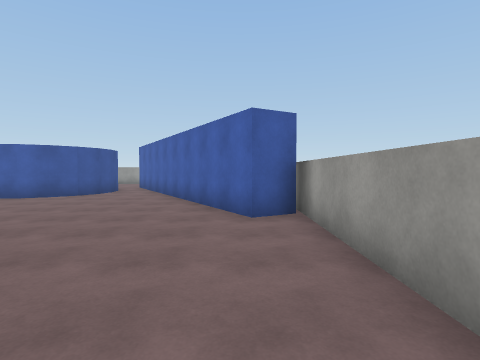
[1] (above)

20 first-person views from a walk through a scene from a Unity 3-D project. The camera is 1.5 m above the floor, tilts 2° down and sees 80° across. The floor is counted in squares, 1.8 m on a side. Each view is taken from the middle of a square. On the plan, view 1 faces up. The plan holds only what a view shows up to about 10 squares ahead; the rest is blank. The player character is not drawn. Some animated figures are left out. Surface patterns are stand-ins for the level's own textures.

[2]
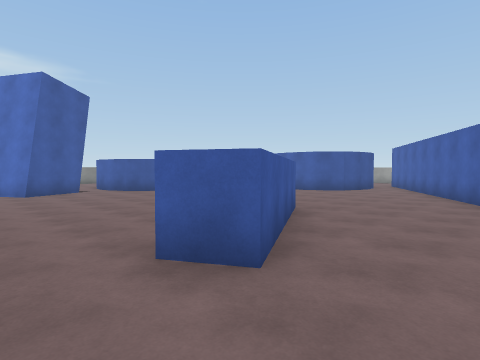

[3]
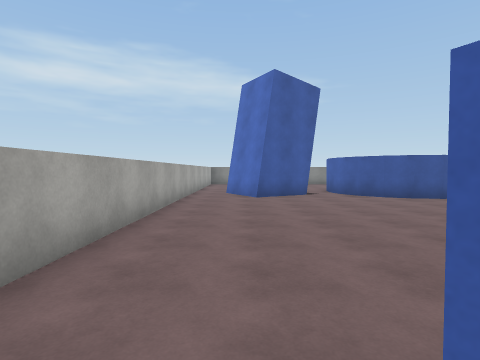

[4]
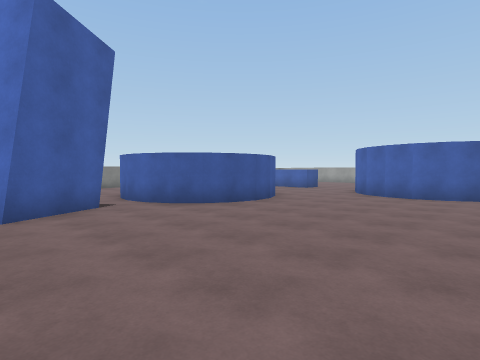

[5]
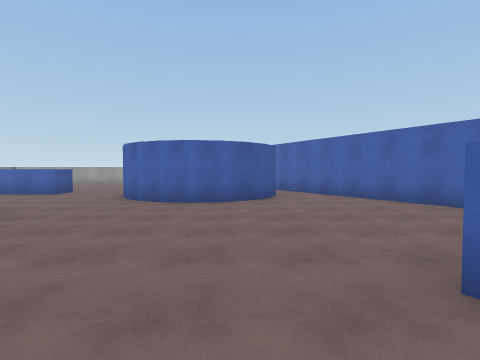

[6]
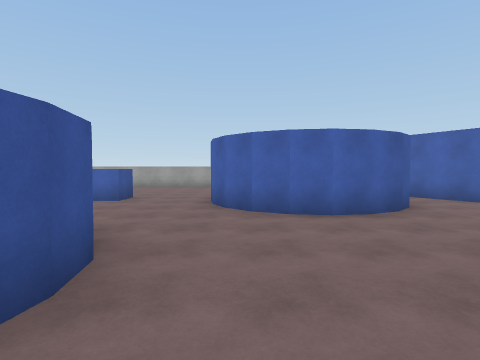

[7]
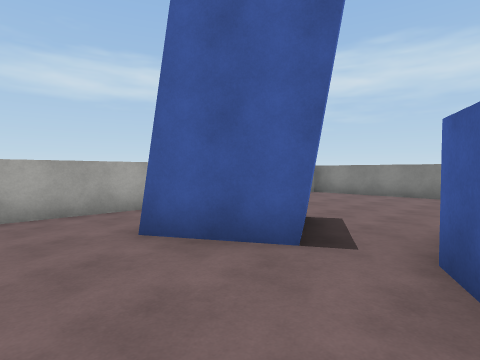

[8]
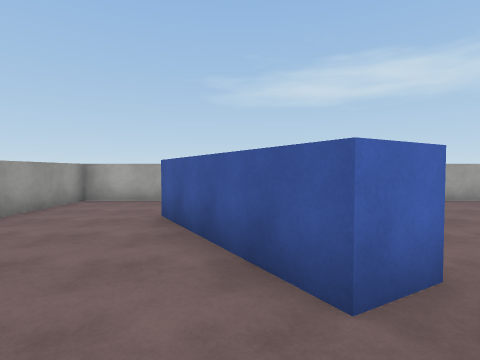

[9]
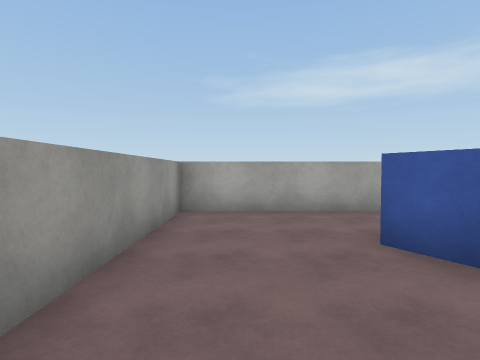

[10]
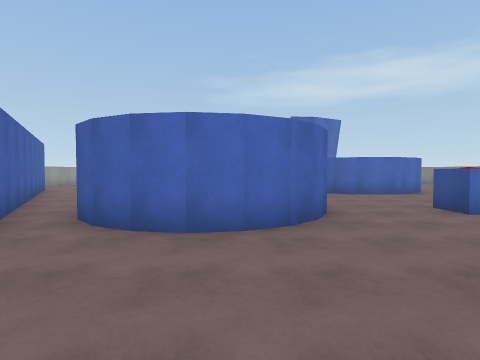

[11]
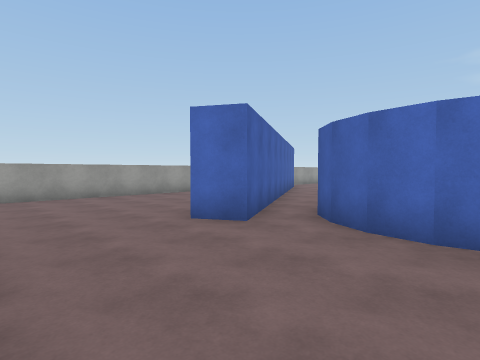

[12]
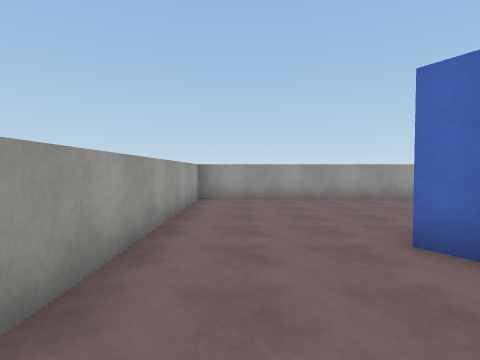

[13]
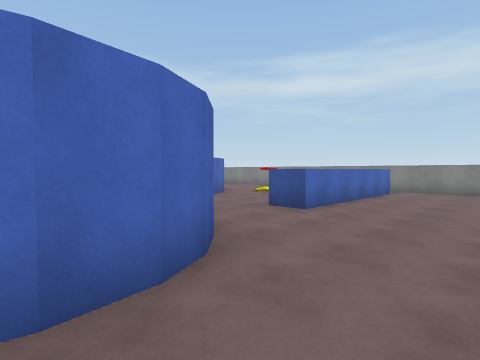

[14]
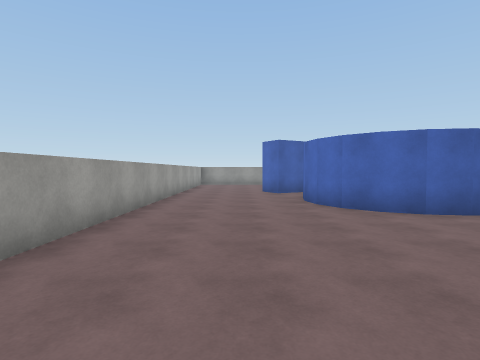

[15]
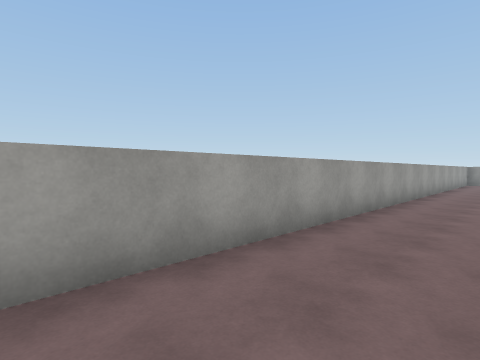

[16]
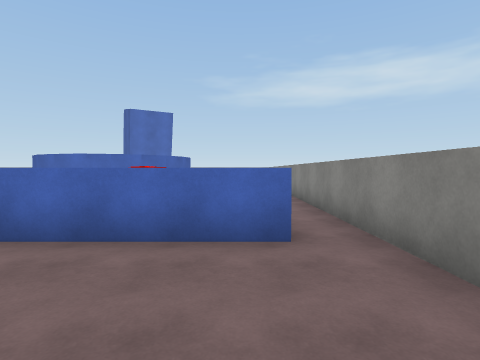

[17]
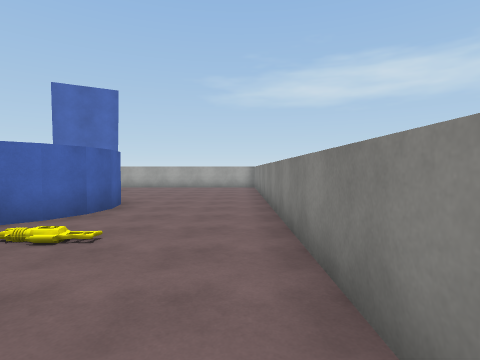

[18]
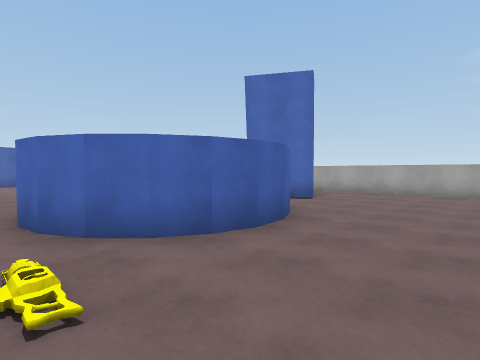

[19]
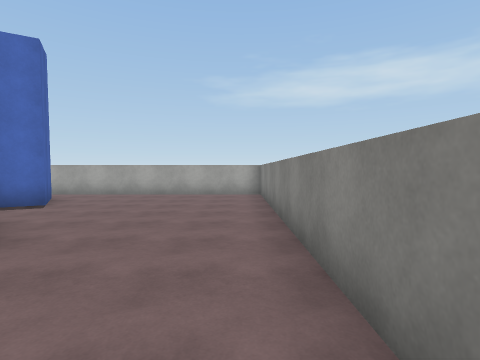

[20]
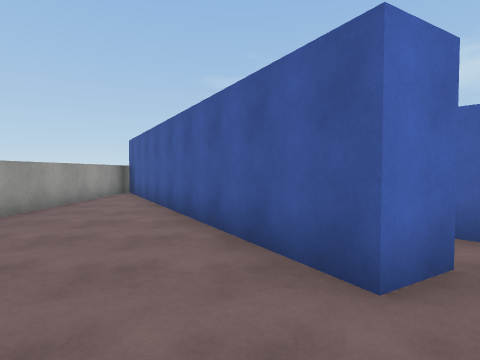

### Floor plan
Ten units are one square. View 1 is at (0, 0); x grows to the right and y downward. Boxes are objects, and circles mark ways between rooms. Rooms are numbered by the first view taken in them; rooms with no view inside come last. Other rooms are left out.
<svg viewBox="-192 -177 209 209">
<path fill="none" stroke="#000" d="M-45 -29 -36 -34 -16 2 -24 7M-107 -63 -104 -57 -102 -49 -104 -41 -107 -34 -113 -28 -120 -25 -127 -24M11 -55 2 -50 -37 -118M-117 -13 -107 4 -121 12M-49 -101 -53 -93 -58 -87 -65 -84 -73 -83 -81 -84 -88 -87 -93 -93M-120 -72 -113 -69M-125 27 12 27 12 -50M-93 -93 -97 -100 -98 -107 -97 -115 -93 -122 -88 -128 -81 -131 -73 -133 -65 -131 -58 -128 -52 -121M-176 -117 -123 -117 -123 -107 -142 -107M-37 -118 -48 -136 -39 -141 8 -59M-187 -140 -187 27 -125 27M-148 -34 -151 -41 -152 -49 -151 -56 -148 -63 -142 -69 -135 -72 -127 -74 -120 -72M-127 -24 -135 -25M-124 14 -134 -3 -117 -13M12 -50 12 -172 -179 -172"/>
<rect x="-155" y="-85" width="10" height="10" fill="#bbb"><title>other object</title></rect>
<circle cx="-103" cy="-80" r="3" fill="#2a7"/>
<circle cx="-120" cy="-20" r="3" fill="#2a7"/>
<circle cx="-120" cy="20" r="3" fill="#2a7"/>
<text x="-50" y="-30">1</text>
<text x="-110" y="-110">2</text>
</svg>
Room 1 opens to room 2.

Where each view was taken, in squares from view 1:
view 1: 0 up, 0 right, facing up
view 2: 2 down, 0 right, facing up-left
view 3: 1 down, 2 left, facing left
view 4: 1 down, 5 left, facing up-left
view 5: 1 up, 6 left, facing up
view 6: 3 up, 9 left, facing up
view 7: 3 up, 9 left, facing down-left
view 8: 5 up, 3 left, facing down
view 9: 3 up, 0 right, facing down
view 10: 17 up, 8 left, facing down
view 11: 17 up, 8 left, facing down-right
view 12: 16 up, 7 left, facing right
view 13: 15 up, 7 left, facing down-left
view 14: 15 up, 15 left, facing right
view 15: 15 up, 18 left, facing up-right
view 16: 15 up, 17 left, facing down
view 17: 11 up, 18 left, facing down
view 18: 8 up, 18 left, facing down-right
view 19: 7 up, 18 left, facing down
view 20: 16 up, 3 left, facing down
